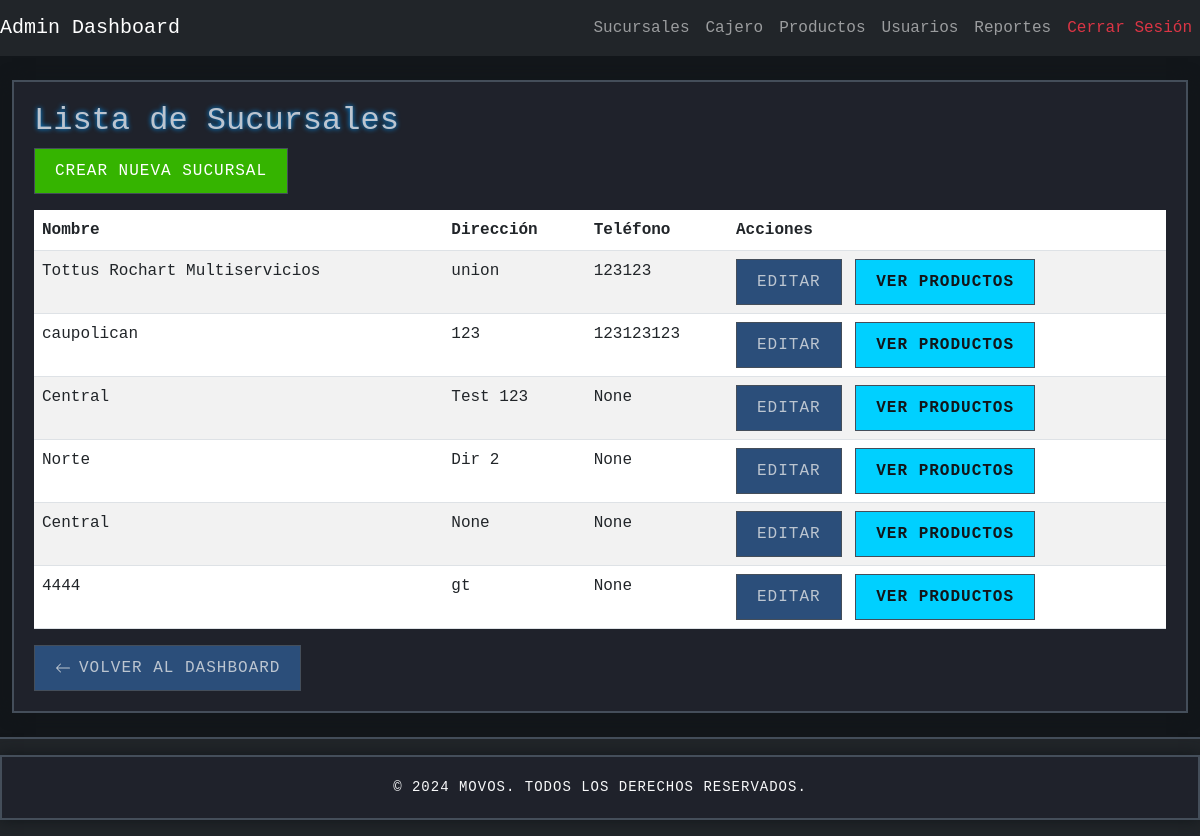
The app's page /sucursales/ (signed in) with its own data.
### sucursales/models.py (models this page shows, shortened)
class Sucursal(models.Model):
    nombre = models.CharField(max_length=255)
    direccion = models.CharField(max_length=500, blank=True, null=True)
    telefono = models.CharField(max_length=50, blank=True, null=True)
    low_stock_threshold = models.PositiveIntegerField(default=0, help_text="0 usa el umbral global")

### sucursales/views.py (the view)
# urls.py: path('', views.sucursal_list, name='sucursal_list'),
@login_required
@user_passes_test(is_admin)
def sucursal_list(request):
    sucursales = Sucursal.objects.all()
    return render(request, 'sucursales/sucursal_list.html', {'sucursales': sucursales})

### sucursales/views.py (called while the page is built)
def is_admin(user):
    return user.is_authenticated and user.is_staff

### sucursales/templates/sucursales/sucursal_list.html
{% extends 'base.html' %}
{% load static %}
{% block content %}
<div class="container content-max">
    <h2>Lista de Sucursales</h2>
    <a href="{% url 'sucursales:create_sucursal' %}" class="btn btn-success mb-3">Crear Nueva Sucursal</a>
    <div class="table-responsive">
    <table class="table table-striped">
        <thead>
            <tr>
                <th>Nombre</th>
                <th>Dirección</th>
                <th>Teléfono</th>
                <th>Acciones</th>
            </tr>
        </thead>
        <tbody>
            {% for sucursal in sucursales %}
            <tr>
                <td>{{ sucursal.nombre }}</td>
                <td>{{ sucursal.direccion }}</td>
                <td>{{ sucursal.telefono }}</td>
                <td>
                    <a href="{% url 'sucursales:edit_sucursal' sucursal.id %}" class="btn btn-sm btn-warning me-1">Editar</a>
                    <a href="{% url 'sucursales:sucursal_products' sucursal.id %}" class="btn btn-sm btn-primary">Ver productos</a>
                </td>
            </tr>
            {% empty %}
            <tr>
                <td colspan="4">No se han creado sucursales aún.</td>
            </tr>
            {% endfor %}
        </tbody>
    </table>
    </div>
                {% if request.user.is_superuser %}
                    {% url 'admin_dashboard' as back_href %}
                    {% include 'partials/back_button.html' with href=back_href text='Volver al Dashboard' %}
                {% endif %}
</div>
{% endblock %}

### static/css/styles.css (style rules this page uses)
* { margin: 0; padding: 0; box-sizing: border-box; }
:root { --starcraft-bg-dark: #12161A; --starcraft-bg-medium: #1F222B; --starcraft-bg-light: #2A3038; --starcraft-border: #444E5A; --starcraft-text: #BCC5D0; --starcraft-accent: #00D0FF; --starcraft-button: #2B4E7A; --starcraft-button-hover: #4F709E; --starcraft-glow: #0099FF; --starcraft-success: #35B400; --starcraft-danger: #D80000; }
body { font-family: 'Consolas', 'Courier New', monospace; background-color: var(--starcraft-bg-dark); color: var(--starcraft-text); display: flex; flex-direction: column; min-height: 100vh; }
.container { flex: 1; max-width: 1400px; padding: 20px; background-color: var(--starcraft-bg-medium); border: 2px solid var(--starcraft-border); border-radius: 0; box-shadow: 0 0 15px var(--starcraft-bg-dark); }
h2, h3 { text-shadow: 0 0 5px var(--starcraft-glow); }
button, .btn { background-color: var(--starcraft-button); color: var(--starcraft-text); border: 1px solid var(--starcraft-border); padding: 10px 20px; font-size: 16px; border-radius: 0; cursor: pointer; transition: all 0.3s ease; text-transform: uppercase; letter-spacing: 1px; }
.btn-primary { background-color: var(--starcraft-accent); color: var(--starcraft-bg-dark); font-weight: bold; }
.btn-success { background-color: var(--starcraft-success); color: white; }
.content-max { width: 100%; max-width: 1280px; margin-left: auto; margin-right: auto; }

### records on screen
Sucursal: nombre "Tottus Rochart Multiservicios", direccion "union", telefono "123123"
Sucursal: nombre "caupolican", direccion "123", telefono "123123123"
Sucursal: nombre "Central", direccion "Test 123", telefono "None"
Sucursal: nombre "Norte", direccion "Dir 2", telefono "None"
Sucursal: nombre "Central", direccion "None", telefono "None"
Sucursal: nombre "4444", direccion "gt", telefono "None"

### other values on screen
{{ text|default:'Volver' }} "VOLVER AL DASHBOARD"
